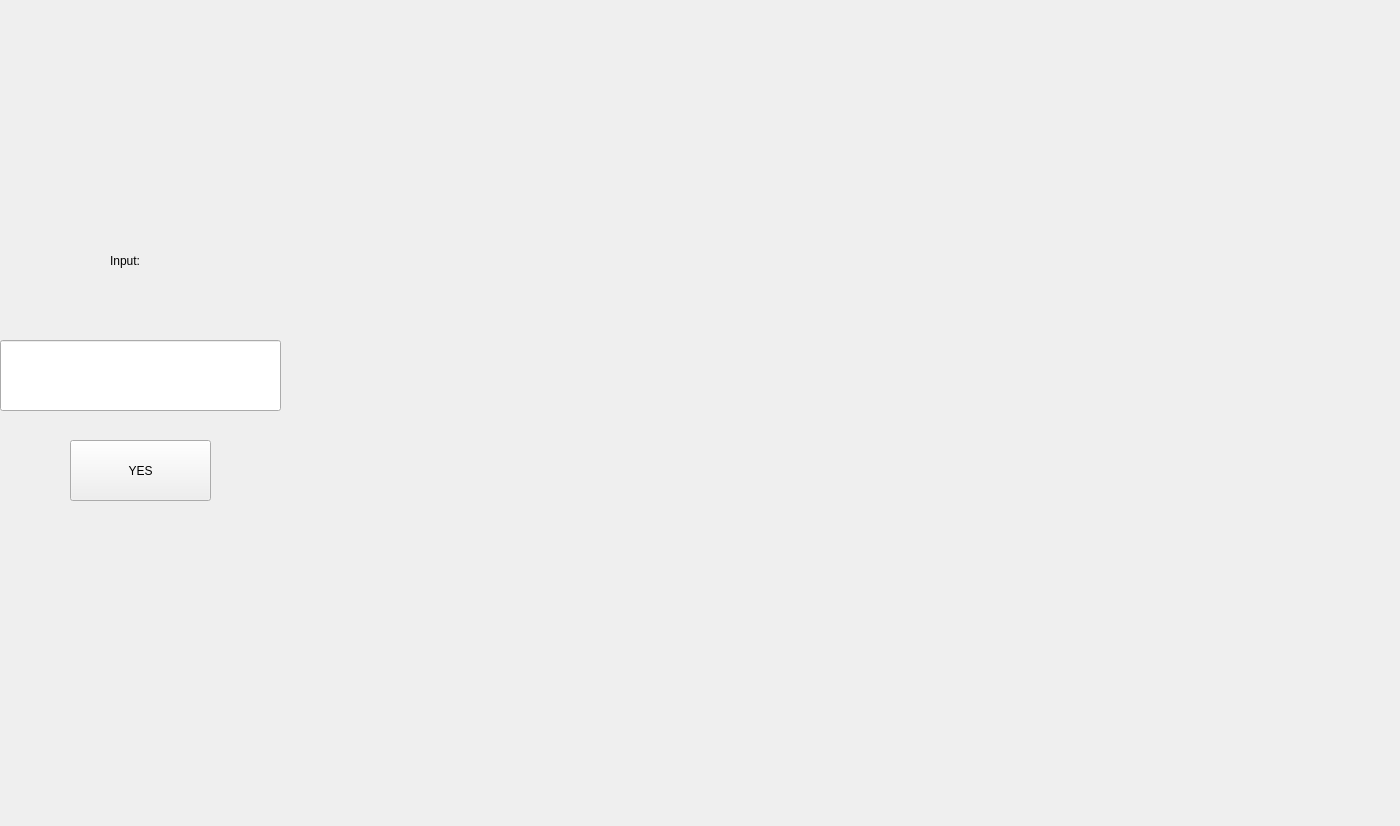
<?xml version="1.0" encoding="UTF-8"?>
<ui version="4.0">
 <class>Frame</class>
 <widget class="QFrame" name="Frame">
  <property name="geometry">
   <rect>
    <x>0</x>
    <y>0</y>
    <width>1400</width>
    <height>826</height>
   </rect>
  </property>
  <property name="windowTitle">
   <string>Frame</string>
  </property>
  <widget class="QPushButton" name="pushButton">
   <property name="geometry">
    <rect>
     <x>70</x>
     <y>440</y>
     <width>141</width>
     <height>61</height>
    </rect>
   </property>
   <property name="text">
    <string>YES</string>
   </property>
  </widget>
  <widget class="QLineEdit" name="lineEdit">
   <property name="geometry">
    <rect>
     <x>0</x>
     <y>340</y>
     <width>281</width>
     <height>71</height>
    </rect>
   </property>
  </widget>
  <widget class="QLabel" name="label">
   <property name="geometry">
    <rect>
     <x>110</x>
     <y>230</y>
     <width>91</width>
     <height>61</height>
    </rect>
   </property>
   <property name="text">
    <string>Input:</string>
   </property>
  </widget>
 </widget>
 <resources/>
 <connections/>
</ui>
